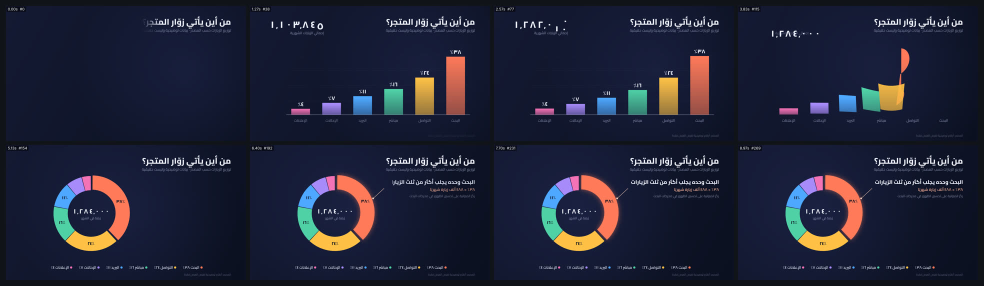
#> input picture .claude/skills/kosif-superpowers/proofs/data-story/sheet.jpg, 1968 x 572 px (shown at 1/2 size)
$ python -i creative_paint.py   (imports and definitions only)
#> lines starting #> are read from the running program, lines starting #| are printed output that depends on the picture
#!/usr/bin/env python3
"""Original KOSIF Creative Paint: declarative layered drawing + keyframe exports.

Independent Pillow implementation, no copied commercial code. Strict JSON only.
"""
import argparse
import hashlib
import html
import json
import math
import re
import shutil
import subprocess
import sys
import tempfile
from pathlib import Path
from PIL import Image, ImageDraw, ImageFont, ImageChops

SCHEMA = "kosif.paint.v1"
MAX_DIM, MAX_LAYERS, MAX_SHAPES, MAX_FRAMES = 2048, 150, 1500, 300
KINDS = {"rectangle", "ellipse", "line", "polygon", "brush", "text"}
HEX = re.compile(r"^#[0-9a-fA-F]{6}(?:[0-9a-fA-F]{2})?$")

def num(value, low=-100000, high=100000):
    if isinstance(value, bool) or not isinstance(value,(int,float)) or not math.isfinite(value) or not low <= value <= high:
        raise ValueError(f"Expected finite numeric value in [{low},{high}]")
    return float(value)

# [155 lines left out: functions color, pts, validate, rgba, pose, paint_shape and 2 more, not called in this run]

def hash_file(p):return hashlib.sha256(Path(p).read_bytes()).hexdigest()

# [7 lines left out: function render, not called in this run]

def animate(scene,output,fps=24,duration=2):
    fps=int(num(fps,1,60));duration=num(duration,.01,30);frames=math.ceil(duration*fps)
    if frames>MAX_FRAMES:raise ValueError("300 frame safety limit")
    out=Path(output)
    if out.exists():raise ValueError("Refusing to overwrite existing output")
    if out.suffix.lower()==".gif":
        images=[paint(scene,i/fps).convert("RGB") for i in range(frames)]
        images[0].save(out,save_all=True,append_images=images[1:],duration=round(1000/fps),loop=0,optimize=False)
    elif out.suffix.lower()==".mp4":
        if not shutil.which("ffmpeg"):raise ValueError("FFmpeg unavailable")
        with tempfile.TemporaryDirectory(prefix="kosif-paint-") as td:
            for i in range(frames):
                im=paint(scene,i/fps)
                backdrop=Image.new("RGBA",im.size,"white");backdrop.alpha_composite(im)
                backdrop.convert("RGB").save(Path(td)/f'{i:05d}.png')
            cmd=["ffmpeg","-hide_banner","-loglevel","error","-y","-framerate",str(fps),"-i",str(Path(td)/"%05d.png"),"-frames:v",str(frames),"-c:v","libx264","-pix_fmt","yuv420p","-preset","slow","-crf","17","-movflags","+faststart",str(out)]
            subprocess.run(cmd,check=True,stdout=subprocess.PIPE,stderr=subprocess.PIPE)
    else:raise ValueError("Use .gif or .mp4")
    return {"output":str(out),"sha256":hash_file(out),"fps":fps,"frames":frames,"verified":out.stat().st_size>100}

# [18 lines left out: function main, not called in this run]

# [1 line not run here, left out]

>>> import cv2
>>> picture = cv2.imread('../proofs/data-story/sheet.jpg', cv2.IMREAD_GRAYSCALE)
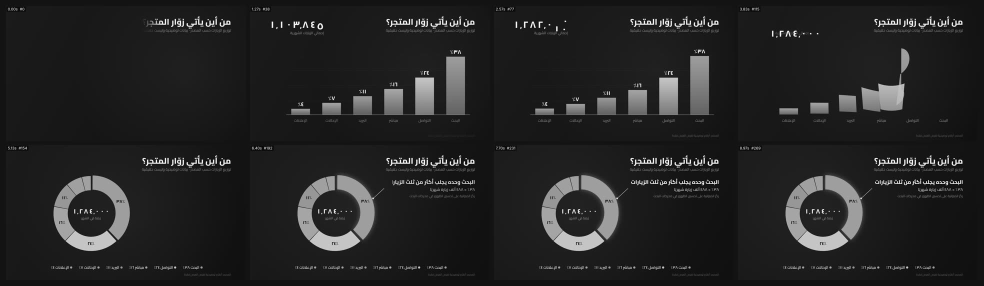
#> picture: shape (572, 1968) (shown at 1/2 size); min 0, max 255, mean 36.5
>>> result = animate(picture, 'out.png')
#> (the run stopped early here; a loop or call above may not have finished)
